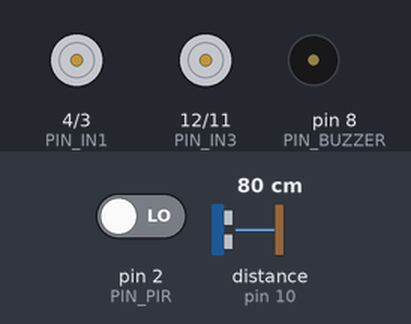
A sketch run on a simulated Arduino Uno, built with avr-gcc and run on an emulated ATmega328P. Parts: motor-driver pin pairs drawn as motors (green arrow = first pin HIGH = forward, orange = second pin HIGH = backward, longer = more drive, scaled by the enable pin), buzzer (waves = sounding, pin HIGH). The test bench sets the inputs (shaded band); at power-on: pin 2 (PIN_PIR) LOW, distance to the obstacle (sensor on pin 10) 80 cm. The echo pulse lasts 58.3 µs per cm; pins used as bus, display or sensor lines are not drawn; what the sketch prints to the serial monitor is not drawn.

Above: at 0.1 s.
At 30.1 s:
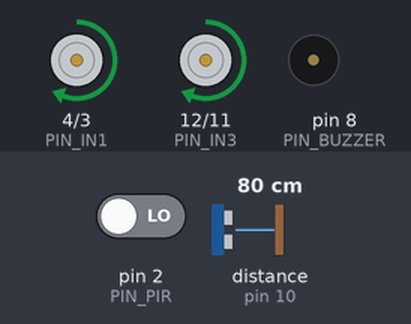
Timing chart, 0 to 31.6 s (numbered marks = the images above):
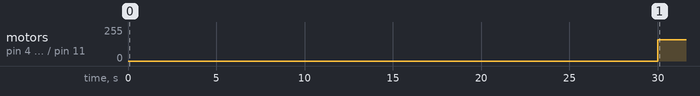

Measured:
- by itself, motor on pin 4 (PIN_IN1) / pin 3 (PIN_IN2), motor on pin 12 (PIN_IN3) / pin 11 (PIN_IN4): stopped → forward 160/255 at 30.0 s

The sketch:

lifesignal.ino
```cpp
/*
 * LifeSignal - reference firmware sketch for a low-cost search-and-rescue robot.
 * Sample project for portfolio purposes. Pin choices are examples; this sketch has
 * NOT been tested on physical hardware - verify wiring and thresholds before use.
 *
 * Sensors : HC-SR04 ultrasonic (obstacles), HC-SR501 PIR (human presence)
 * Drive   : L298N dual H-bridge + 2 DC motors
 * Output  : Buzzer + serial reports (to a PC / ESP32 gateway)
 */

const uint8_t PIN_TRIG = 9, PIN_ECHO = 10, PIN_PIR = 2, PIN_BUZZER = 8;
const uint8_t PIN_ENA = 5, PIN_IN1 = 4, PIN_IN2 = 3;     // left motor
const uint8_t PIN_ENB = 6, PIN_IN3 = 12, PIN_IN4 = 11;   // right motor

const int OBSTACLE_CM = 20;      // stop and turn below this distance
const int DRIVE_SPEED = 160;     // PWM 0-255
const unsigned long PIR_CONFIRM_MS = 1500;  // presence must persist to count as a detection

enum State { SEARCHING, AVOIDING, SURVIVOR_FOUND };
State state = SEARCHING;
unsigned long presenceSince = 0;

long readDistanceCm() {
  digitalWrite(PIN_TRIG, LOW);  delayMicroseconds(2);
  digitalWrite(PIN_TRIG, HIGH); delayMicroseconds(10);
  digitalWrite(PIN_TRIG, LOW);
  unsigned long us = pulseIn(PIN_ECHO, HIGH, 30000UL);   // 30 ms timeout
  return us == 0 ? 999 : (long)(us / 58);
}

void drive(int left, int right) {   // -255..255 per side
  digitalWrite(PIN_IN1, left  >= 0); digitalWrite(PIN_IN2, left  < 0);
  digitalWrite(PIN_IN3, right >= 0); digitalWrite(PIN_IN4, right < 0);
  analogWrite(PIN_ENA, abs(left));   analogWrite(PIN_ENB, abs(right));
}

void stopMotors() { drive(0, 0); }

void setup() {
  pinMode(PIN_TRIG, OUTPUT); pinMode(PIN_ECHO, INPUT);
  pinMode(PIN_PIR, INPUT);   pinMode(PIN_BUZZER, OUTPUT);
  for (uint8_t p : {PIN_ENA, PIN_IN1, PIN_IN2, PIN_ENB, PIN_IN3, PIN_IN4}) pinMode(p, OUTPUT);
  Serial.begin(9600);
  Serial.println(F("{\"event\":\"boot\"}"));
  delay(30000);  // PIR sensors need a warm-up period
}

void loop() {
  // 1) Human presence: require the PIR to stay HIGH to reject one-off noise
  if (digitalRead(PIN_PIR) == HIGH) {
    if (presenceSince == 0) presenceSince = millis();
    if (millis() - presenceSince > PIR_CONFIRM_MS && state != SURVIVOR_FOUND) {
      state = SURVIVOR_FOUND;
      stopMotors();
      digitalWrite(PIN_BUZZER, HIGH);
      Serial.println(F("{\"event\":\"survivor_detected\"}"));
    }
  } else {
    presenceSince = 0;
    if (state == SURVIVOR_FOUND) { digitalWrite(PIN_BUZZER, LOW); state = SEARCHING; }
  }
  if (state == SURVIVOR_FOUND) { delay(100); return; }

  // 2) Obstacle handling
  long cm = readDistanceCm();
  if (cm < OBSTACLE_CM) {
    state = AVOIDING;
    stopMotors(); delay(150);
    drive(-DRIVE_SPEED, -DRIVE_SPEED); delay(350);   // back up
    drive(DRIVE_SPEED, -DRIVE_SPEED);  delay(450);   // pivot right
    stopMotors();
    Serial.print(F("{\"event\":\"obstacle\",\"cm\":")); Serial.print(cm); Serial.println(F("}"));
    state = SEARCHING;
  } else {
    drive(DRIVE_SPEED, DRIVE_SPEED);
  }
  delay(60);
}
```
